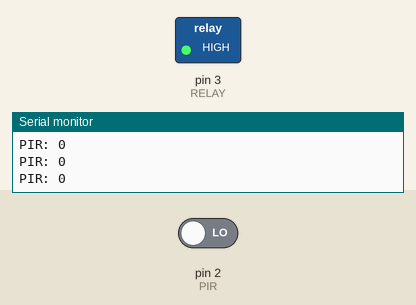
This sketch was run on a simulated Arduino Uno, built with avr-gcc and run on an emulated ATmega328P. Shown: switched loads named in the sketch (green lamp = pin HIGH), the last lines printed to the serial monitor. The test bench sets the inputs (shaded band); at power-on: pin 2 (PIR) LOW.

Above: at 4.2 s.
4.3 s: pin 2 (PIR) driven HIGH
At 5.4 s:
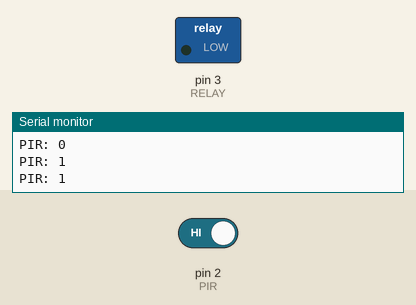
6.5 s: pin 2 (PIR) driven LOW
At 8.2 s:
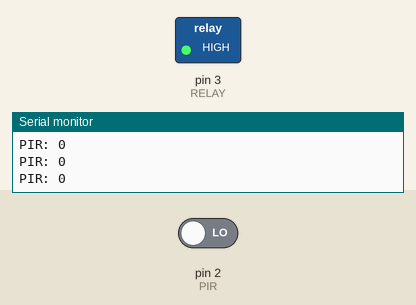
Timing chart, 0 to 9.7 s (numbered marks = the images above; inputs shaded):
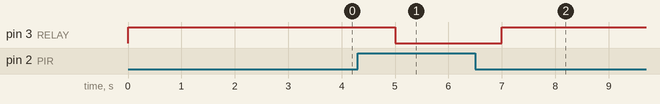

Measured:
- after the input at 4.3 s, pin 3 (RELAY): HIGH → LOW after 0.70 s
- after the input at 6.5 s, pin 3 (RELAY): LOW → HIGH after 0.50 s

The sketch:

bai6_6.ino
```cpp
const byte PIR = 2;
const byte RELAY = 3;

void setup() {
  Serial.begin(9600);
  pinMode(PIR, INPUT);
  pinMode(RELAY, OUTPUT);
  digitalWrite(RELAY, HIGH);
  delay(3000);
}

void loop() {
  int value = digitalRead(PIR);
  Serial.print("PIR: "); Serial.println(value);
  delay(500);

  if (value == 1) {
    digitalWrite(RELAY, LOW);
  }
  else {
    digitalWrite(RELAY, HIGH);
  }
}
```
